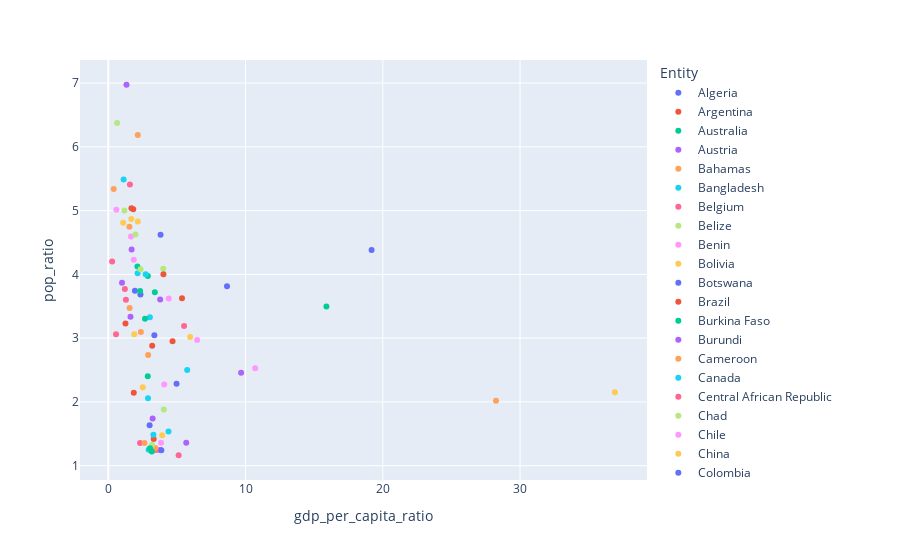

This figure's notebook cell:
### Code cell
px.scatter(gdp_pop.query('Year == 2017'), x='gdp_per_capita_ratio', y='pop_ratio', color='Entity')

### Figure 1 — Plotly figure (JSON) as saved in the notebook; plotly's stock layout.template omitted (floating-point values rounded to 4 significant figures)
{"data": [{"hovertemplate": "Entity=Algeria<br>gdp_per_capita_ratio=%{x}<br>pop_ratio=%{y}<extra></extra>", "legendgroup": "Algeria", "marker": {"color": "#636efa", "symbol": "circle"}, "mode": "markers", "name": "Algeria", "orientation": "v", "showlegend": true, "type": "scatter", "x": [1.942], "xaxis": "x", "y": [3.743], "yaxis": "y"}, {"hovertemplate": "Entity=Argentina<br>gdp_per_capita_ratio=%{x}<br>pop_ratio=%{y}<extra></extra>", "legendgroup": "Argentina", "marker": {"color": "#EF553B", "symbol": "circle"}, "mode": "markers", "name": "Argentina", "orientation": "v", "showlegend": true, "type": "scatter", "x": [1.857], "xaxis": "x", "y": [2.145], "yaxis": "y"}, {"hovertemplate": "Entity=Australia<br>gdp_per_capita_ratio=%{x}<br>pop_ratio=%{y}<extra></extra>", "legendgroup": "Australia", "marker": {"color": "#00cc96", "symbol": "circle"}, "mode": "markers", "name": "Australia", "orientation": "v", "showlegend": true, "type": "scatter", "x": [2.877], "xaxis": "x", "y": [2.4], "yaxis": "y"}, {"hovertemplate": "Entity=Austria<br>gdp_per_capita_ratio=%{x}<br>pop_ratio=%{y}<extra></extra>", "legendgroup": "Austria", "marker": {"color": "#ab63fa", "symbol": "circle"}, "mode": "markers", "name": "Austria", "orientation": "v", "showlegend": true, "type": "scatter", "x": [3.778], "xaxis": "x", "y": [1.247], "yaxis": "y"}, {"hovertemplate": "Entity=Bahamas<br>gdp_per_capita_ratio=%{x}<br>pop_ratio=%{y}<extra></extra>", "legendgroup": "Bahamas", "marker": {"color": "#FFA15A", "symbol": "circle"}, "mode": "markers", "name": "Bahamas", "orientation": "v", "showlegend": true, "type": "scatter", "x": [1.555], "xaxis": "x", "y": [3.473], "yaxis": "y"}, {"hovertemplate": "Entity=Bangladesh<br>gdp_per_capita_ratio=%{x}<br>pop_ratio=%{y}<extra></extra>", "legendgroup": "Bangladesh", "marker": {"color": "#19d3f3", "symbol": "circle"}, "mode": "markers", "name": "Bangladesh", "orientation": "v", "showlegend": true, "type": "scatter", "x": [3.03], "xaxis": "x", "y": [3.326], "yaxis": "y"}, {"hovertemplate": "Entity=Belgium<br>gdp_per_capita_ratio=%{x}<br>pop_ratio=%{y}<extra></extra>", "legendgroup": "Belgium", "marker": {"color": "#FF6692", "symbol": "circle"}, "mode": "markers", "name": "Belgium", "orientation": "v", "showlegend": true, "type": "scatter", "x": [3.483], "xaxis": "x", "y": [1.246], "yaxis": "y"}, {"hovertemplate": "Entity=Belize<br>gdp_per_capita_ratio=%{x}<br>pop_ratio=%{y}<extra></extra>", "legendgroup": "Belize", "marker": {"color": "#B6E880", "symbol": "circle"}, "mode": "markers", "name": "Belize", "orientation": "v", "showlegend": true, "type": "scatter", "x": [4.007], "xaxis": "x", "y": [4.087], "yaxis": "y"}, {"hovertemplate": "Entity=Benin<br>gdp_per_capita_ratio=%{x}<br>pop_ratio=%{y}<extra></extra>", "legendgroup": "Benin", "marker": {"color": "#FF97FF", "symbol": "circle"}, "mode": "markers", "name": "Benin", "orientation": "v", "showlegend": true, "type": "scatter", "x": [1.653], "xaxis": "x", "y": [4.595], "yaxis": "y"}, {"hovertemplate": "Entity=Bolivia<br>gdp_per_capita_ratio=%{x}<br>pop_ratio=%{y}<extra></extra>", "legendgroup": "Bolivia", "marker": {"color": "#FECB52", "symbol": "circle"}, "mode": "markers", "name": "Bolivia", "orientation": "v", "showlegend": true, "type": "scatter", "x": [1.89], "xaxis": "x", "y": [3.061], "yaxis": "y"}, {"hovertemplate": "Entity=Botswana<br>gdp_per_capita_ratio=%{x}<br>pop_ratio=%{y}<extra></extra>", "legendgroup": "Botswana", "marker": {"color": "#636efa", "symbol": "circle"}, "mode": "markers", "name": "Botswana", "orientation": "v", "showlegend": true, "type": "scatter", "x": [19.18], "xaxis": "x", "y": [4.384], "yaxis": "y"}, {"hovertemplate": "Entity=Brazil<br>gdp_per_capita_ratio=%{x}<br>pop_ratio=%{y}<extra></extra>", "legendgroup": "Brazil", "marker": {"color": "#EF553B", "symbol": "circle"}, "mode": "markers", "name": "Brazil", "orientation": "v", "showlegend": true, "type": "scatter", "x": [3.2], "xaxis": "x", "y": [2.879], "yaxis": "y"}, {"hovertemplate": "Entity=Burkina Faso<br>gdp_per_capita_ratio=%{x}<br>pop_ratio=%{y}<extra></extra>", "legendgroup": "Burkina Faso", "marker": {"color": "#00cc96", "symbol": "circle"}, "mode": "markers", "name": "Burkina Faso", "orientation": "v", "showlegend": true, "type": "scatter", "x": [2.883], "xaxis": "x", "y": [3.975], "yaxis": "y"}, {"hovertemplate": "Entity=Burundi<br>gdp_per_capita_ratio=%{x}<br>pop_ratio=%{y}<extra></extra>", "legendgroup": "Burundi", "marker": {"color": "#ab63fa", "symbol": "circle"}, "mode": "markers", "name": "Burundi", "orientation": "v", "showlegend": true, "type": "scatter", "x": [1.0], "xaxis": "x", "y": [3.87], "yaxis": "y"}, {"hovertemplate": "Entity=Cameroon<br>gdp_per_capita_ratio=%{x}<br>pop_ratio=%{y}<extra></extra>", "legendgroup": "Cameroon", "marker": {"color": "#FFA15A", "symbol": "circle"}, "mode": "markers", "name": "Cameroon", "orientation": "v", "showlegend": true, "type": "scatter", "x": [1.539], "xaxis": "x", "y": [4.745], "yaxis": "y"}, {"hovertemplate": "Entity=Canada<br>gdp_per_capita_ratio=%{x}<br>pop_ratio=%{y}<extra></extra>", "legendgroup": "Canada", "marker": {"color": "#19d3f3", "symbol": "circle"}, "mode": "markers", "name": "Canada", "orientation": "v", "showlegend": true, "type": "scatter", "x": [2.893], "xaxis": "x", "y": [2.058], "yaxis": "y"}, {"hovertemplate": "Entity=Central African Republic<br>gdp_per_capita_ratio=%{x}<br>pop_ratio=%{y}<extra></extra>", "legendgroup": "Central African Republic", "marker": {"color": "#FF6692", "symbol": "circle"}, "mode": "markers", "name": "Central African Republic", "orientation": "v", "showlegend": true, "type": "scatter", "x": [0.5637], "xaxis": "x", "y": [3.06], "yaxis": "y"}, {"hovertemplate": "Entity=Chad<br>gdp_per_capita_ratio=%{x}<br>pop_ratio=%{y}<extra></extra>", "legendgroup": "Chad", "marker": {"color": "#B6E880", "symbol": "circle"}, "mode": "markers", "name": "Chad", "orientation": "v", "showlegend": true, "type": "scatter", "x": [1.174], "xaxis": "x", "y": [5.002], "yaxis": "y"}, {"hovertemplate": "Entity=Chile<br>gdp_per_capita_ratio=%{x}<br>pop_ratio=%{y}<extra></extra>", "legendgroup": "Chile", "marker": {"color": "#FF97FF", "symbol": "circle"}, "mode": "markers", "name": "Chile", "orientation": "v", "showlegend": true, "type": "scatter", "x": [4.076], "xaxis": "x", "y": [2.271], "yaxis": "y"}, {"hovertemplate": "Entity=China<br>gdp_per_capita_ratio=%{x}<br>pop_ratio=%{y}<extra></extra>", "legendgroup": "China", "marker": {"color": "#FECB52", "symbol": "circle"}, "mode": "markers", "name": "China", "orientation": "v", "showlegend": true, "type": "scatter", "x": [36.91], "xaxis": "x", "y": [2.152], "yaxis": "y"}, {"hovertemplate": "Entity=Colombia<br>gdp_per_capita_ratio=%{x}<br>pop_ratio=%{y}<extra></extra>", "legendgroup": "Colombia", "marker": {"color": "#636efa", "symbol": "circle"}, "mode": "markers", "name": "Colombia", "orientation": "v", "showlegend": true, "type": "scatter", "x": [3.357], "xaxis": "x", "y": [3.046], "yaxis": "y"}, {"hovertemplate": "Entity=Congo<br>gdp_per_capita_ratio=%{x}<br>pop_ratio=%{y}<extra></extra>", "legendgroup": "Congo", "marker": {"color": "#EF553B", "symbol": "circle"}, "mode": "markers", "name": "Congo", "orientation": "v", "showlegend": true, "type": "scatter", "x": [1.82], "xaxis": "x", "y": [5.021], "yaxis": "y"}, {"hovertemplate": "Entity=Costa Rica<br>gdp_per_capita_ratio=%{x}<br>pop_ratio=%{y}<extra></extra>", "legendgroup": "Costa Rica", "marker": {"color": "#00cc96", "symbol": "circle"}, "mode": "markers", "name": "Costa Rica", "orientation": "v", "showlegend": true, "type": "scatter", "x": [3.392], "xaxis": "x", "y": [3.719], "yaxis": "y"}, {"hovertemplate": "Entity=Cote d'Ivoire<br>gdp_per_capita_ratio=%{x}<br>pop_ratio=%{y}<extra></extra>", "legendgroup": "Cote d'Ivoire", "marker": {"color": "#ab63fa", "symbol": "circle"}, "mode": "markers", "name": "Cote d'Ivoire", "orientation": "v", "showlegend": true, "type": "scatter", "x": [1.326], "xaxis": "x", "y": [6.974], "yaxis": "y"}, {"hovertemplate": "Entity=Democratic Republic of Congo<br>gdp_per_capita_ratio=%{x}<br>pop_ratio=%{y}<extra></extra>", "legendgroup": "Democratic Republic of Congo", "marker": {"color": "#FFA15A", "symbol": "circle"}, "mode": "markers", "name": "Democratic Republic of Congo", "orientation": "v", "showlegend": true, "type": "scatter", "x": [0.3935], "xaxis": "x", "y": [5.338], "yaxis": "y"}, {"hovertemplate": "Entity=Denmark<br>gdp_per_capita_ratio=%{x}<br>pop_ratio=%{y}<extra></extra>", "legendgroup": "Denmark", "marker": {"color": "#19d3f3", "symbol": "circle"}, "mode": "markers", "name": "Denmark", "orientation": "v", "showlegend": true, "type": "scatter", "x": [2.942], "xaxis": "x", "y": [1.251], "yaxis": "y"}, {"hovertemplate": "Entity=Dominican Republic<br>gdp_per_capita_ratio=%{x}<br>pop_ratio=%{y}<extra></extra>", "legendgroup": "Dominican Republic", "marker": {"color": "#FF6692", "symbol": "circle"}, "mode": "markers", "name": "Dominican Republic", "orientation": "v", "showlegend": true, "type": "scatter", "x": [5.521], "xaxis": "x", "y": [3.192], "yaxis": "y"}, {"hovertemplate": "Entity=Ecuador<br>gdp_per_capita_ratio=%{x}<br>pop_ratio=%{y}<extra></extra>", "legendgroup": "Ecuador", "marker": {"color": "#B6E880", "symbol": "circle"}, "mode": "markers", "name": "Ecuador", "orientation": "v", "showlegend": true, "type": "scatter", "x": [2.325], "xaxis": "x", "y": [3.694], "yaxis": "y"}, {"hovertemplate": "Entity=Egypt<br>gdp_per_capita_ratio=%{x}<br>pop_ratio=%{y}<extra></extra>", "legendgroup": "Egypt", "marker": {"color": "#FF97FF", "symbol": "circle"}, "mode": "markers", "name": "Egypt", "orientation": "v", "showlegend": true, "type": "scatter", "x": [4.404], "xaxis": "x", "y": [3.621], "yaxis": "y"}, {"hovertemplate": "Entity=Fiji<br>gdp_per_capita_ratio=%{x}<br>pop_ratio=%{y}<extra></extra>", "legendgroup": "Fiji", "marker": {"color": "#FECB52", "symbol": "circle"}, "mode": "markers", "name": "Fiji", "orientation": "v", "showlegend": true, "type": "scatter", "x": [2.513], "xaxis": "x", "y": [2.232], "yaxis": "y"}, {"hovertemplate": "Entity=Finland<br>gdp_per_capita_ratio=%{x}<br>pop_ratio=%{y}<extra></extra>", "legendgroup": "Finland", "marker": {"color": "#636efa", "symbol": "circle"}, "mode": "markers", "name": "Finland", "orientation": "v", "showlegend": true, "type": "scatter", "x": [3.864], "xaxis": "x", "y": [1.243], "yaxis": "y"}, {"hovertemplate": "Entity=France<br>gdp_per_capita_ratio=%{x}<br>pop_ratio=%{y}<extra></extra>", "legendgroup": "France", "marker": {"color": "#EF553B", "symbol": "circle"}, "mode": "markers", "name": "France", "orientation": "v", "showlegend": true, "type": "scatter", "x": [3.309], "xaxis": "x", "y": [1.42], "yaxis": "y"}, {"hovertemplate": "Entity=Gabon<br>gdp_per_capita_ratio=%{x}<br>pop_ratio=%{y}<extra></extra>", "legendgroup": "Gabon", "marker": {"color": "#00cc96", "symbol": "circle"}, "mode": "markers", "name": "Gabon", "orientation": "v", "showlegend": true, "type": "scatter", "x": [2.123], "xaxis": "x", "y": [4.122], "yaxis": "y"}, {"hovertemplate": "Entity=Ghana<br>gdp_per_capita_ratio=%{x}<br>pop_ratio=%{y}<extra></extra>", "legendgroup": "Ghana", "marker": {"color": "#ab63fa", "symbol": "circle"}, "mode": "markers", "name": "Ghana", "orientation": "v", "showlegend": true, "type": "scatter", "x": [1.701], "xaxis": "x", "y": [4.389], "yaxis": "y"}, {"hovertemplate": "Entity=Greece<br>gdp_per_capita_ratio=%{x}<br>pop_ratio=%{y}<extra></extra>", "legendgroup": "Greece", "marker": {"color": "#FFA15A", "symbol": "circle"}, "mode": "markers", "name": "Greece", "orientation": "v", "showlegend": true, "type": "scatter", "x": [3.434], "xaxis": "x", "y": [1.277], "yaxis": "y"}, {"hovertemplate": "Entity=Guatemala<br>gdp_per_capita_ratio=%{x}<br>pop_ratio=%{y}<extra></extra>", "legendgroup": "Guatemala", "marker": {"color": "#19d3f3", "symbol": "circle"}, "mode": "markers", "name": "Guatemala", "orientation": "v", "showlegend": true, "type": "scatter", "x": [2.137], "xaxis": "x", "y": [4.017], "yaxis": "y"}, {"hovertemplate": "Entity=Guyana<br>gdp_per_capita_ratio=%{x}<br>pop_ratio=%{y}<extra></extra>", "legendgroup": "Guyana", "marker": {"color": "#FF6692", "symbol": "circle"}, "mode": "markers", "name": "Guyana", "orientation": "v", "showlegend": true, "type": "scatter", "x": [2.314], "xaxis": "x", "y": [1.355], "yaxis": "y"}, {"hovertemplate": "Entity=Honduras<br>gdp_per_capita_ratio=%{x}<br>pop_ratio=%{y}<extra></extra>", "legendgroup": "Honduras", "marker": {"color": "#B6E880", "symbol": "circle"}, "mode": "markers", "name": "Honduras", "orientation": "v", "showlegend": true, "type": "scatter", "x": [1.982], "xaxis": "x", "y": [4.624], "yaxis": "y"}, {"hovertemplate": "Entity=India<br>gdp_per_capita_ratio=%{x}<br>pop_ratio=%{y}<extra></extra>", "legendgroup": "India", "marker": {"color": "#FF97FF", "symbol": "circle"}, "mode": "markers", "name": "India", "orientation": "v", "showlegend": true, "type": "scatter", "x": [6.472], "xaxis": "x", "y": [2.971], "yaxis": "y"}, {"hovertemplate": "Entity=Indonesia<br>gdp_per_capita_ratio=%{x}<br>pop_ratio=%{y}<extra></extra>", "legendgroup": "Indonesia", "marker": {"color": "#FECB52", "symbol": "circle"}, "mode": "markers", "name": "Indonesia", "orientation": "v", "showlegend": true, "type": "scatter", "x": [5.968], "xaxis": "x", "y": [3.016], "yaxis": "y"}, {"hovertemplate": "Entity=Iran<br>gdp_per_capita_ratio=%{x}<br>pop_ratio=%{y}<extra></extra>", "legendgroup": "Iran", "marker": {"color": "#636efa", "symbol": "circle"}, "mode": "markers", "name": "Iran", "orientation": "v", "showlegend": true, "type": "scatter", "x": [2.345], "xaxis": "x", "y": [3.683], "yaxis": "y"}, {"hovertemplate": "Entity=Israel<br>gdp_per_capita_ratio=%{x}<br>pop_ratio=%{y}<extra></extra>", "legendgroup": "Israel", "marker": {"color": "#EF553B", "symbol": "circle"}, "mode": "markers", "name": "Israel", "orientation": "v", "showlegend": true, "type": "scatter", "x": [4.018], "xaxis": "x", "y": [4.002], "yaxis": "y"}, {"hovertemplate": "Entity=Italy<br>gdp_per_capita_ratio=%{x}<br>pop_ratio=%{y}<extra></extra>", "legendgroup": "Italy", "marker": {"color": "#00cc96", "symbol": "circle"}, "mode": "markers", "name": "Italy", "orientation": "v", "showlegend": true, "type": "scatter", "x": [3.171], "xaxis": "x", "y": [1.221], "yaxis": "y"}, {"hovertemplate": "Entity=Japan<br>gdp_per_capita_ratio=%{x}<br>pop_ratio=%{y}<extra></extra>", "legendgroup": "Japan", "marker": {"color": "#ab63fa", "symbol": "circle"}, "mode": "markers", "name": "Japan", "orientation": "v", "showlegend": true, "type": "scatter", "x": [5.681], "xaxis": "x", "y": [1.361], "yaxis": "y"}, {"hovertemplate": "Entity=Kenya<br>gdp_per_capita_ratio=%{x}<br>pop_ratio=%{y}<extra></extra>", "legendgroup": "Kenya", "marker": {"color": "#FFA15A", "symbol": "circle"}, "mode": "markers", "name": "Kenya", "orientation": "v", "showlegend": true, "type": "scatter", "x": [2.153], "xaxis": "x", "y": [6.185], "yaxis": "y"}, {"hovertemplate": "Entity=Lesotho<br>gdp_per_capita_ratio=%{x}<br>pop_ratio=%{y}<extra></extra>", "legendgroup": "Lesotho", "marker": {"color": "#19d3f3", "symbol": "circle"}, "mode": "markers", "name": "Lesotho", "orientation": "v", "showlegend": true, "type": "scatter", "x": [5.749], "xaxis": "x", "y": [2.499], "yaxis": "y"}, {"hovertemplate": "Entity=Liberia<br>gdp_per_capita_ratio=%{x}<br>pop_ratio=%{y}<extra></extra>", "legendgroup": "Liberia", "marker": {"color": "#FF6692", "symbol": "circle"}, "mode": "markers", "name": "Liberia", "orientation": "v", "showlegend": true, "type": "scatter", "x": [0.2781], "xaxis": "x", "y": [4.202], "yaxis": "y"}, {"hovertemplate": "Entity=Luxembourg<br>gdp_per_capita_ratio=%{x}<br>pop_ratio=%{y}<extra></extra>", "legendgroup": "Luxembourg", "marker": {"color": "#B6E880", "symbol": "circle"}, "mode": "markers", "name": "Luxembourg", "orientation": "v", "showlegend": true, "type": "scatter", "x": [4.046], "xaxis": "x", "y": [1.879], "yaxis": "y"}, {"hovertemplate": "Entity=Madagascar<br>gdp_per_capita_ratio=%{x}<br>pop_ratio=%{y}<extra></extra>", "legendgroup": "Madagascar", "marker": {"color": "#FF97FF", "symbol": "circle"}, "mode": "markers", "name": "Madagascar", "orientation": "v", "showlegend": true, "type": "scatter", "x": [0.5891], "xaxis": "x", "y": [5.015], "yaxis": "y"}, {"hovertemplate": "Entity=Malawi<br>gdp_per_capita_ratio=%{x}<br>pop_ratio=%{y}<extra></extra>", "legendgroup": "Malawi", "marker": {"color": "#FECB52", "symbol": "circle"}, "mode": "markers", "name": "Malawi", "orientation": "v", "showlegend": true, "type": "scatter", "x": [2.15], "xaxis": "x", "y": [4.828], "yaxis": "y"}, {"hovertemplate": "Entity=Malaysia<br>gdp_per_capita_ratio=%{x}<br>pop_ratio=%{y}<extra></extra>", "legendgroup": "Malaysia", "marker": {"color": "#636efa", "symbol": "circle"}, "mode": "markers", "name": "Malaysia", "orientation": "v", "showlegend": true, "type": "scatter", "x": [8.651], "xaxis": "x", "y": [3.814], "yaxis": "y"}, {"hovertemplate": "Entity=Mauritania<br>gdp_per_capita_ratio=%{x}<br>pop_ratio=%{y}<extra></extra>", "legendgroup": "Mauritania", "marker": {"color": "#EF553B", "symbol": "circle"}, "mode": "markers", "name": "Mauritania", "orientation": "v", "showlegend": true, "type": "scatter", "x": [1.687], "xaxis": "x", "y": [5.039], "yaxis": "y"}, {"hovertemplate": "Entity=Mexico<br>gdp_per_capita_ratio=%{x}<br>pop_ratio=%{y}<extra></extra>", "legendgroup": "Mexico", "marker": {"color": "#00cc96", "symbol": "circle"}, "mode": "markers", "name": "Mexico", "orientation": "v", "showlegend": true, "type": "scatter", "x": [2.675], "xaxis": "x", "y": [3.303], "yaxis": "y"}, {"hovertemplate": "Entity=Myanmar<br>gdp_per_capita_ratio=%{x}<br>pop_ratio=%{y}<extra></extra>", "legendgroup": "Myanmar", "marker": {"color": "#ab63fa", "symbol": "circle"}, "mode": "markers", "name": "Myanmar", "orientation": "v", "showlegend": true, "type": "scatter", "x": [9.677], "xaxis": "x", "y": [2.456], "yaxis": "y"}, {"hovertemplate": "Entity=Nepal<br>gdp_per_capita_ratio=%{x}<br>pop_ratio=%{y}<extra></extra>", "legendgroup": "Nepal", "marker": {"color": "#FFA15A", "symbol": "circle"}, "mode": "markers", "name": "Nepal", "orientation": "v", "showlegend": true, "type": "scatter", "x": [2.904], "xaxis": "x", "y": [2.735], "yaxis": "y"}, {"hovertemplate": "Entity=Netherlands<br>gdp_per_capita_ratio=%{x}<br>pop_ratio=%{y}<extra></extra>", "legendgroup": "Netherlands", "marker": {"color": "#19d3f3", "symbol": "circle"}, "mode": "markers", "name": "Netherlands", "orientation": "v", "showlegend": true, "type": "scatter", "x": [3.288], "xaxis": "x", "y": [1.487], "yaxis": "y"}, {"hovertemplate": "Entity=Nicaragua<br>gdp_per_capita_ratio=%{x}<br>pop_ratio=%{y}<extra></extra>", "legendgroup": "Nicaragua", "marker": {"color": "#FF6692", "symbol": "circle"}, "mode": "markers", "name": "Nicaragua", "orientation": "v", "showlegend": true, "type": "scatter", "x": [1.284], "xaxis": "x", "y": [3.601], "yaxis": "y"}, {"hovertemplate": "Entity=Niger<br>gdp_per_capita_ratio=%{x}<br>pop_ratio=%{y}<extra></extra>", "legendgroup": "Niger", "marker": {"color": "#B6E880", "symbol": "circle"}, "mode": "markers", "name": "Niger", "orientation": "v", "showlegend": true, "type": "scatter", "x": [0.643], "xaxis": "x", "y": [6.374], "yaxis": "y"}, {"hovertemplate": "Entity=Nigeria<br>gdp_per_capita_ratio=%{x}<br>pop_ratio=%{y}<extra></extra>", "legendgroup": "Nigeria", "marker": {"color": "#FF97FF", "symbol": "circle"}, "mode": "markers", "name": "Nigeria", "orientation": "v", "showlegend": true, "type": "scatter", "x": [1.856], "xaxis": "x", "y": [4.229], "yaxis": "y"}, {"hovertemplate": "Entity=Norway<br>gdp_per_capita_ratio=%{x}<br>pop_ratio=%{y}<extra></extra>", "legendgroup": "Norway", "marker": {"color": "#FECB52", "symbol": "circle"}, "mode": "markers", "name": "Norway", "orientation": "v", "showlegend": true, "type": "scatter", "x": [3.926], "xaxis": "x", "y": [1.478], "yaxis": "y"}, {"hovertemplate": "Entity=Pakistan<br>gdp_per_capita_ratio=%{x}<br>pop_ratio=%{y}<extra></extra>", "legendgroup": "Pakistan", "marker": {"color": "#636efa", "symbol": "circle"}, "mode": "markers", "name": "Pakistan", "orientation": "v", "showlegend": true, "type": "scatter", "x": [3.809], "xaxis": "x", "y": [4.621], "yaxis": "y"}, {"hovertemplate": "Entity=Panama<br>gdp_per_capita_ratio=%{x}<br>pop_ratio=%{y}<extra></extra>", "legendgroup": "Panama", "marker": {"color": "#EF553B", "symbol": "circle"}, "mode": "markers", "name": "Panama", "orientation": "v", "showlegend": true, "type": "scatter", "x": [5.371], "xaxis": "x", "y": [3.625], "yaxis": "y"}, {"hovertemplate": "Entity=Papua New Guinea<br>gdp_per_capita_ratio=%{x}<br>pop_ratio=%{y}<extra></extra>", "legendgroup": "Papua New Guinea", "marker": {"color": "#00cc96", "symbol": "circle"}, "mode": "markers", "name": "Papua New Guinea", "orientation": "v", "showlegend": true, "type": "scatter", "x": [2.32], "xaxis": "x", "y": [3.74], "yaxis": "y"}, {"hovertemplate": "Entity=Paraguay<br>gdp_per_capita_ratio=%{x}<br>pop_ratio=%{y}<extra></extra>", "legendgroup": "Paraguay", "marker": {"color": "#ab63fa", "symbol": "circle"}, "mode": "markers", "name": "Paraguay", "orientation": "v", "showlegend": true, "type": "scatter", "x": [3.78], "xaxis": "x", "y": [3.607], "yaxis": "y"}, {"hovertemplate": "Entity=Peru<br>gdp_per_capita_ratio=%{x}<br>pop_ratio=%{y}<extra></extra>", "legendgroup": "Peru", "marker": {"color": "#FFA15A", "symbol": "circle"}, "mode": "markers", "name": "Peru", "orientation": "v", "showlegend": true, "type": "scatter", "x": [2.374], "xaxis": "x", "y": [3.096], "yaxis": "y"}, {"hovertemplate": "Entity=Philippines<br>gdp_per_capita_ratio=%{x}<br>pop_ratio=%{y}<extra></extra>", "legendgroup": "Philippines", "marker": {"color": "#19d3f3", "symbol": "circle"}, "mode": "markers", "name": "Philippines", "orientation": "v", "showlegend": true, "type": "scatter", "x": [2.722], "xaxis": "x", "y": [4.004], "yaxis": "y"}, {"hovertemplate": "Entity=Portugal<br>gdp_per_capita_ratio=%{x}<br>pop_ratio=%{y}<extra></extra>", "legendgroup": "Portugal", "marker": {"color": "#FF6692", "symbol": "circle"}, "mode": "markers", "name": "Portugal", "orientation": "v", "showlegend": true, "type": "scatter", "x": [5.125], "xaxis": "x", "y": [1.163], "yaxis": "y"}, {"hovertemplate": "Entity=Rwanda<br>gdp_per_capita_ratio=%{x}<br>pop_ratio=%{y}<extra></extra>", "legendgroup": "Rwanda", "marker": {"color": "#B6E880", "symbol": "circle"}, "mode": "markers", "name": "Rwanda", "orientation": "v", "showlegend": true, "type": "scatter", "x": [2.354], "xaxis": "x", "y": [4.081], "yaxis": "y"}, {"hovertemplate": "Entity=Saint Vincent and the Grenadines<br>gdp_per_capita_ratio=%{x}<br>pop_ratio=%{y}<extra></extra>", "legendgroup": "Saint Vincent and the Grenadines", "marker": {"color": "#FF97FF", "symbol": "circle"}, "mode": "markers", "name": "Saint Vincent and the Grenadines", "orientation": "v", "showlegend": true, "type": "scatter", "x": [3.846], "xaxis": "x", "y": [1.358], "yaxis": "y"}, {"hovertemplate": "Entity=Senegal<br>gdp_per_capita_ratio=%{x}<br>pop_ratio=%{y}<extra></extra>", "legendgroup": "Senegal", "marker": {"color": "#FECB52", "symbol": "circle"}, "mode": "markers", "name": "Senegal", "orientation": "v", "showlegend": true, "type": "scatter", "x": [1.079], "xaxis": "x", "y": [4.808], "yaxis": "y"}, {"hovertemplate": "Entity=Seychelles<br>gdp_per_capita_ratio=%{x}<br>pop_ratio=%{y}<extra></extra>", "legendgroup": "Seychelles", "marker": {"color": "#636efa", "symbol": "circle"}, "mode": "markers", "name": "Seychelles", "orientation": "v", "showlegend": true, "type": "scatter", "x": [4.974], "xaxis": "x", "y": [2.286], "yaxis": "y"}, {"hovertemplate": "Entity=Sierra Leone<br>gdp_per_capita_ratio=%{x}<br>pop_ratio=%{y}<extra></extra>", "legendgroup": "Sierra Leone", "marker": {"color": "#EF553B", "symbol": "circle"}, "mode": "markers", "name": "Sierra Leone", "orientation": "v", "showlegend": true, "type": "scatter", "x": [1.252], "xaxis": "x", "y": [3.23], "yaxis": "y"}, {"hovertemplate": "Entity=Singapore<br>gdp_per_capita_ratio=%{x}<br>pop_ratio=%{y}<extra></extra>", "legendgroup": "Singapore", "marker": {"color": "#00cc96", "symbol": "circle"}, "mode": "markers", "name": "Singapore", "orientation": "v", "showlegend": true, "type": "scatter", "x": [15.89], "xaxis": "x", "y": [3.495], "yaxis": "y"}, {"hovertemplate": "Entity=South Africa<br>gdp_per_capita_ratio=%{x}<br>pop_ratio=%{y}<extra></extra>", "legendgroup": "South Africa", "marker": {"color": "#ab63fa", "symbol": "circle"}, "mode": "markers", "name": "South Africa", "orientation": "v", "showlegend": true, "type": "scatter", "x": [1.62], "xaxis": "x", "y": [3.334], "yaxis": "y"}, {"hovertemplate": "Entity=South Korea<br>gdp_per_capita_ratio=%{x}<br>pop_ratio=%{y}<extra></extra>", "legendgroup": "South Korea", "marker": {"color": "#FFA15A", "symbol": "circle"}, "mode": "markers", "name": "South Korea", "orientation": "v", "showlegend": true, "type": "scatter", "x": [28.25], "xaxis": "x", "y": [2.017], "yaxis": "y"}, {"hovertemplate": "Entity=Spain<br>gdp_per_capita_ratio=%{x}<br>pop_ratio=%{y}<extra></extra>", "legendgroup": "Spain", "marker": {"color": "#19d3f3", "symbol": "circle"}, "mode": "markers", "name": "Spain", "orientation": "v", "showlegend": true, "type": "scatter", "x": [4.388], "xaxis": "x", "y": [1.534], "yaxis": "y"}, {"hovertemplate": "Entity=Sudan<br>gdp_per_capita_ratio=%{x}<br>pop_ratio=%{y}<extra></extra>", "legendgroup": "Sudan", "marker": {"color": "#FF6692", "symbol": "circle"}, "mode": "markers", "name": "Sudan", "orientation": "v", "showlegend": true, "type": "scatter", "x": [1.575], "xaxis": "x", "y": [5.41], "yaxis": "y"}, {"hovertemplate": "Entity=Sweden<br>gdp_per_capita_ratio=%{x}<br>pop_ratio=%{y}<extra></extra>", "legendgroup": "Sweden", "marker": {"color": "#B6E880", "symbol": "circle"}, "mode": "markers", "name": "Sweden", "orientation": "v", "showlegend": true, "type": "scatter", "x": [3.189], "xaxis": "x", "y": [1.324], "yaxis": "y"}, {"hovertemplate": "Entity=Thailand<br>gdp_per_capita_ratio=%{x}<br>pop_ratio=%{y}<extra></extra>", "legendgroup": "Thailand", "marker": {"color": "#FF97FF", "symbol": "circle"}, "mode": "markers", "name": "Thailand", "orientation": "v", "showlegend": true, "type": "scatter", "x": [10.7], "xaxis": "x", "y": [2.526], "yaxis": "y"}, {"hovertemplate": "Entity=Togo<br>gdp_per_capita_ratio=%{x}<br>pop_ratio=%{y}<extra></extra>", "legendgroup": "Togo", "marker": {"color": "#FECB52", "symbol": "circle"}, "mode": "markers", "name": "Togo", "orientation": "v", "showlegend": true, "type": "scatter", "x": [1.676], "xaxis": "x", "y": [4.869], "yaxis": "y"}, {"hovertemplate": "Entity=Trinidad and Tobago<br>gdp_per_capita_ratio=%{x}<br>pop_ratio=%{y}<extra></extra>", "legendgroup": "Trinidad and Tobago", "marker": {"color": "#636efa", "symbol": "circle"}, "mode": "markers", "name": "Trinidad and Tobago", "orientation": "v", "showlegend": true, "type": "scatter", "x": [3.012], "xaxis": "x", "y": [1.632], "yaxis": "y"}, {"hovertemplate": "Entity=Turkey<br>gdp_per_capita_ratio=%{x}<br>pop_ratio=%{y}<extra></extra>", "legendgroup": "Turkey", "marker": {"color": "#EF553B", "symbol": "circle"}, "mode": "markers", "name": "Turkey", "orientation": "v", "showlegend": true, "type": "scatter", "x": [4.682], "xaxis": "x", "y": [2.953], "yaxis": "y"}, {"hovertemplate": "Entity=United Kingdom<br>gdp_per_capita_ratio=%{x}<br>pop_ratio=%{y}<extra></extra>", "legendgroup": "United Kingdom", "marker": {"color": "#00cc96", "symbol": "circle"}, "mode": "markers", "name": "United Kingdom", "orientation": "v", "showlegend": true, "type": "scatter", "x": [3.04], "xaxis": "x", "y": [1.274], "yaxis": "y"}, {"hovertemplate": "Entity=United States<br>gdp_per_capita_ratio=%{x}<br>pop_ratio=%{y}<extra></extra>", "legendgroup": "United States", "marker": {"color": "#ab63fa", "symbol": "circle"}, "mode": "markers", "name": "United States", "orientation": "v", "showlegend": true, "type": "scatter", "x": [3.229], "xaxis": "x", "y": [1.741], "yaxis": "y"}, {"hovertemplate": "Entity=Uruguay<br>gdp_per_capita_ratio=%{x}<br>pop_ratio=%{y}<extra></extra>", "legendgroup": "Uruguay", "marker": {"color": "#FFA15A", "symbol": "circle"}, "mode": "markers", "name": "Uruguay", "orientation": "v", "showlegend": true, "type": "scatter", "x": [2.639], "xaxis": "x", "y": [1.354], "yaxis": "y"}, {"hovertemplate": "Entity=Zambia<br>gdp_per_capita_ratio=%{x}<br>pop_ratio=%{y}<extra></extra>", "legendgroup": "Zambia", "marker": {"color": "#19d3f3", "symbol": "circle"}, "mode": "markers", "name": "Zambia", "orientation": "v", "showlegend": true, "type": "scatter", "x": [1.116], "xaxis": "x", "y": [5.488], "yaxis": "y"}, {"hovertemplate": "Entity=Zimbabwe<br>gdp_per_capita_ratio=%{x}<br>pop_ratio=%{y}<extra></extra>", "legendgroup": "Zimbabwe", "marker": {"color": "#FF6692", "symbol": "circle"}, "mode": "markers", "name": "Zimbabwe", "orientation": "v", "showlegend": true, "type": "scatter", "x": [1.209], "xaxis": "x", "y": [3.769], "yaxis": "y"}], "layout": {"autosize": true, "legend": {"title": {"text": "Entity"}, "tracegroupgap": 0}, "margin": {"t": 60}, "xaxis": {"anchor": "y", "autorange": true, "domain": [0, 1], "range": [-1.943, 39.13], "title": {"text": "gdp_per_capita_ratio"}, "type": "linear"}, "yaxis": {"anchor": "x", "autorange": true, "domain": [0, 1], "range": [0.7133, 7.424], "title": {"text": "pop_ratio"}, "type": "linear"}}}
